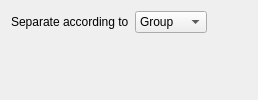
              <widget class="QWidget" name="tab_6">
               <attribute name="title">
                <string>Raw XICs</string>
               </attribute>
               <layout class="QGridLayout" name="gridLayout_43">
                <item row="1" column="0" colspan="2">
                 <widget class="QWidget" name="resultsExperimentSeparatedPeaks_widget" native="true">
                  <property name="sizePolicy">
                   <sizepolicy hsizetype="Preferred" vsizetype="Expanding">
                    <horstretch>0</horstretch>
                    <verstretch>0</verstretch>
                   </sizepolicy>
                  </property>
                 </widget>
                </item>
                <item row="0" column="0" colspan="2">
                 <layout class="QHBoxLayout" name="horizontalLayout_22">
                  <item>
                   <widget class="QLabel" name="label_5">
                    <property name="text">
                     <string>Separate according to</string>
                    </property>
                   </widget>
                  </item>
                  <item>
                   <widget class="QComboBox" name="comboBox_separatePeaks">
                    <item>
                     <property name="text">
                      <string>Group</string>
                     </property>
                    </item>
                    <item>
                     <property name="text">
                      <string>Sample</string>
                     </property>
                    </item>
                   </widget>
                  </item>
                  <item>
                   <spacer name="horizontalSpacer_8">
                    <property name="orientation">
                     <enum>Qt::Horizontal</enum>
                    </property>
                    <property name="sizeHint" stdset="0">
                     <size>
                      <width>40</width>
                      <height>20</height>
                     </size>
                    </property>
                   </spacer>
                  </item>
                 </layout>
                </item>
               </layout>
              </widget>
